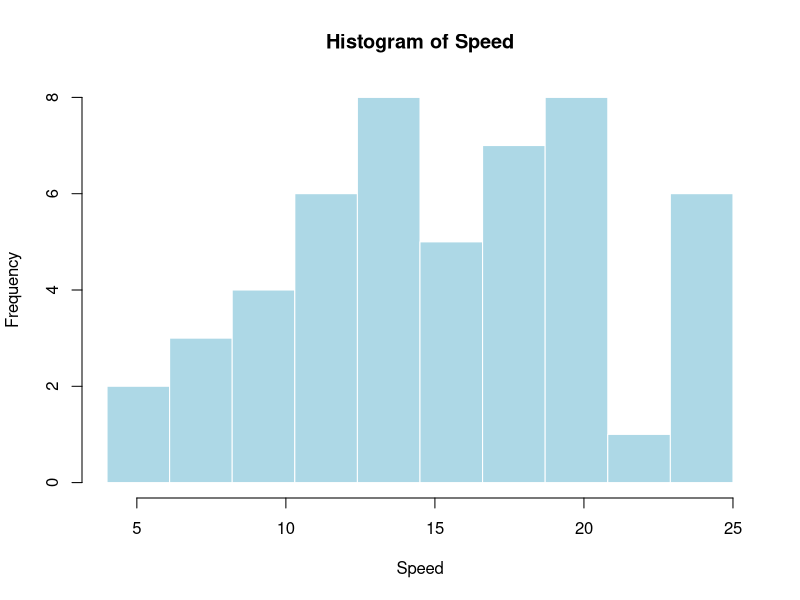
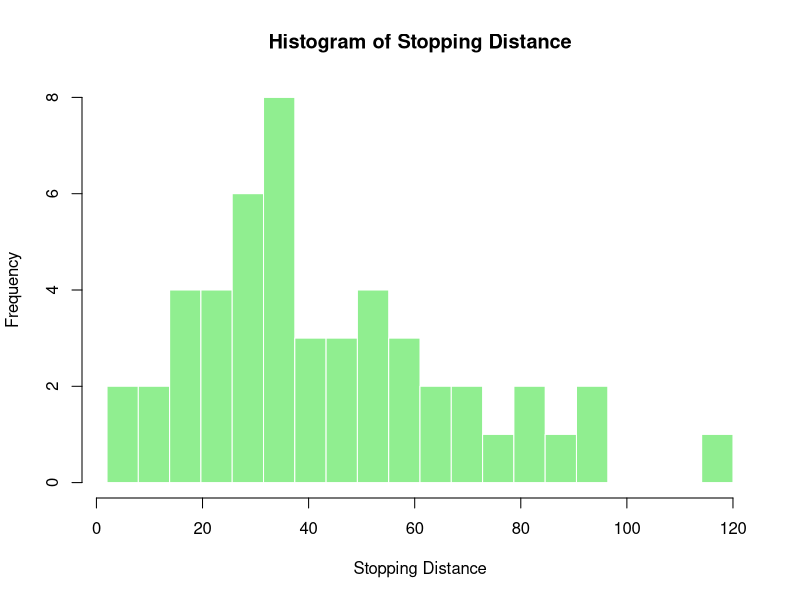
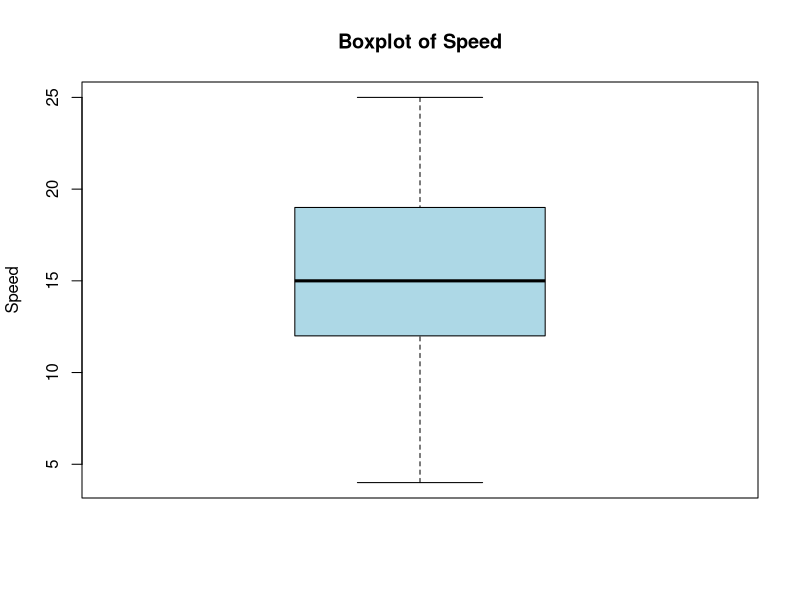
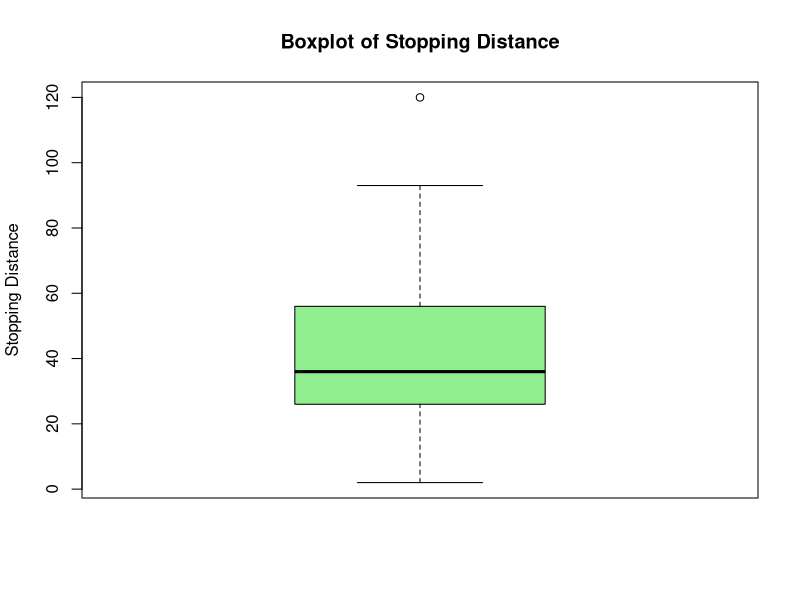
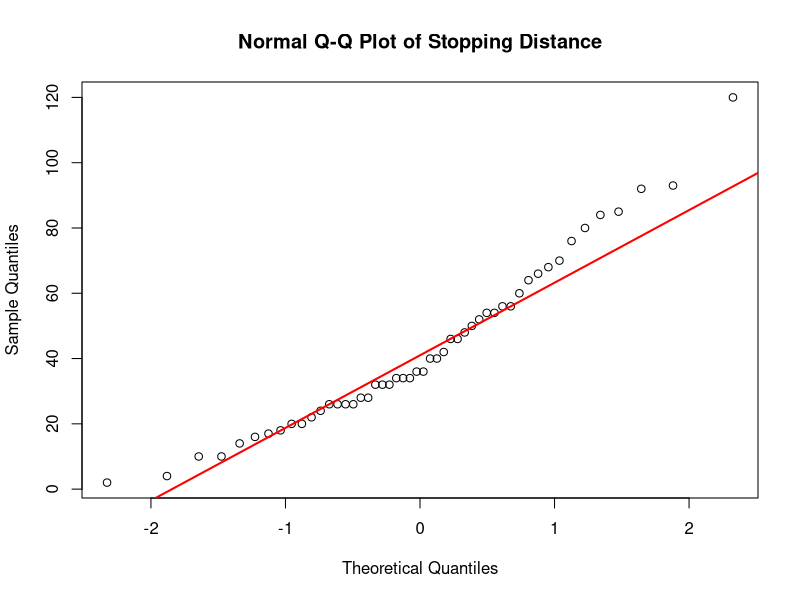

Generate these figures, in order, with R:
## ---- chunk 1
knitr::opts_chunk$set(echo = TRUE)
## ---- chunk 2
head(cars)
## ---- chunk 3
summary(cars)
## ---- chunk 4
var_speed <- var(cars$speed)
var_speed
std_speed <- sd(cars$speed)
std_speed

var_dist <- var(cars$dist)
var_dist
std_dist <- sd(cars$dist)
std_dist
## ---- chunk 5
selected.dist <- cars$dist[cars$speed > 12 & cars$speed < 19]

mean(selected.dist)
sd(selected.dist)
## ---- chunk 6
hist(cars$speed,
     breaks = seq(min(cars$speed), max(cars$speed), length.out = 11),
     main = "Histogram of Speed",
     xlab = "Speed",
     col = "lightblue",
     border = "white")
## ---- chunk 7
hist(cars$dist,
     breaks = seq(min(cars$dist), max(cars$dist), length.out = 21),
     main = "Histogram of Stopping Distance",
     xlab = "Stopping Distance",
     col = "lightgreen",
     border = "white")
## ---- chunk 8
boxplot(cars$speed,
        main = "Boxplot of Speed",
        ylab = "Speed",
        col = "lightblue")

boxplot.stats(cars$speed)$stats
boxplot.stats(cars$speed)$out
## ---- chunk 9
boxplot(cars$dist,
        main = "Boxplot of Stopping Distance",
        ylab = "Stopping Distance",
        col = "lightgreen")

boxplot.stats(cars$dist)$stats
boxplot.stats(cars$dist)$out
## ---- chunk 10
qqnorm(cars$dist,
       main = "Normal Q-Q Plot of Stopping Distance")
qqline(cars$dist, col = "red", lwd = 2)
## ---- chunk 11
pmt224 <- pnorm(224, mean = 200, sd = 15, lower.tail = FALSE)
pmt224
## ---- chunk 12
pbd <- pnorm(209, mean = 200, sd = 15) - pnorm(191, mean = 200, sd = 15)
pbd
## ---- chunk 13
q25 <- qnorm(0.25, mean = 200, sd = 15)
q25
## ---- chunk 14
alpha <- 0.1
zalpha <- qnorm(1 - 0.10)
zalpha
## ---- chunk 15
alpha <- 1 - 0.90
z0 <- qnorm(1 - alpha / 2)
z0
